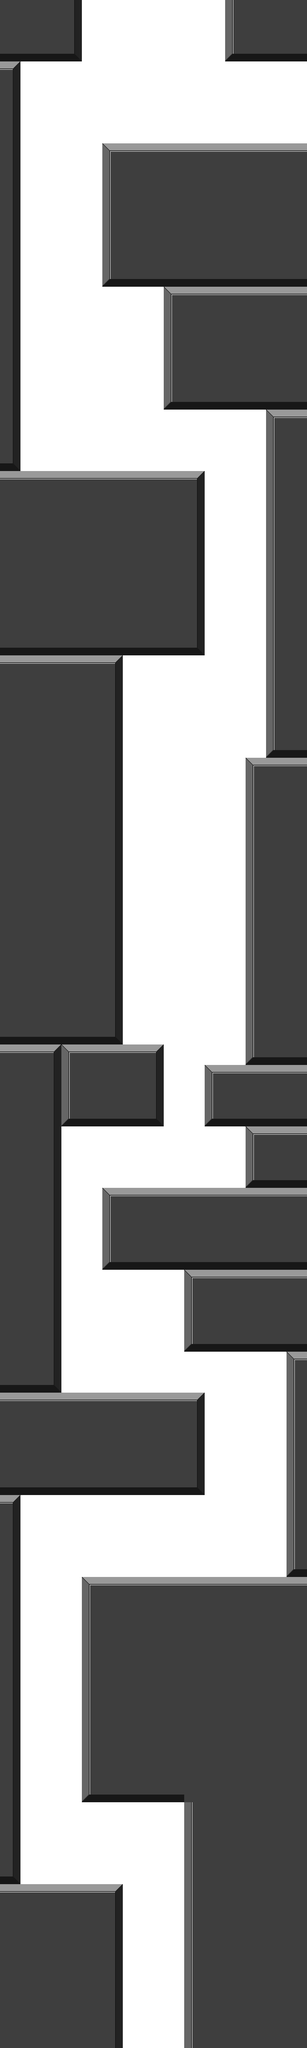

This game map was drawn from its Tiled (.tmx) file and the tilesets committed beside it. A one-line description and the trimmed map source follow:
An orthogonal 15x100 tile map with 64x64 px tiles, 1 tile layer (foreground), 2 tilesets and 22 objects (17x item, 4x enemyStart, playerStart).

<map version="1.0" tiledversion="1.1.4" orientation="orthogonal" renderorder="right-down" width="15" height="100" tilewidth="64" tileheight="64" infinite="0" nextobjectid="27">
 <tileset firstgid="1" name="batch-necessary64" tilewidth="64" tileheight="64" tilecount="900" columns="30">
  <image source="../../assets/batch-necessary64.png" width="1920" height="1920" />
 </tileset>
 <tileset firstgid="901" name="protoblocks64" tilewidth="64" tileheight="64" tilecount="900" columns="30">
  <image source="../../assets/protoblocks64.png" width="1920" height="1920" />
 </tileset>
 <layer name="foreground" width="15" height="100">
  <data>[1500 cells, 1500 non-empty, 10 distinct tile ids]</data>
 </layer>
 <objectgroup name="objectsLayer">
  <object id="3" name="playerStart" type="playerStart" gid="151" x="448" y="6208" width="64" height="64" />
  <object id="4" name="enemyStart" type="enemyStart" gid="212" x="64" y="5888" width="64" height="64">
   <properties>
    <property name="attack" type="int" value="1" />
    <property name="health" type="int" value="2" />
    <property name="speedAdjust" type="int" value="-15" />
    <property name="wakeupDistance" type="int" value="96" />
   </properties>
  </object>
  <object id="5" name="enemyStart" type="enemyStart" gid="212" x="192" y="4352" width="64" height="64">
   <properties>
    <property name="attack" type="int" value="1" />
    <property name="health" type="int" value="2" />
    <property name="speedAdjust" type="int" value="-15" />
    <property name="wakeupDistance" type="int" value="96" />
   </properties>
  </object>
  <object id="6" name="enemyStart" type="enemyStart" gid="212" x="704" y="3328" width="64" height="64">
   <properties>
    <property name="attack" type="int" value="1" />
    <property name="health" type="int" value="2" />
    <property name="speedAdjust" type="int" value="-15" />
    <property name="wakeupDistance" type="int" value="96" />
   </properties>
  </object>
  <object id="7" name="enemyStart" type="enemyStart" gid="212" x="64" y="1472" width="64" height="64">
   <properties>
    <property name="attack" type="int" value="1" />
    <property name="health" type="int" value="2" />
    <property name="speedAdjust" type="int" value="-15" />
    <property name="wakeupDistance" type="int" value="96" />
   </properties>
  </object>
  <object id="9" name="gold" type="item" gid="123" x="320" y="1152" width="64" height="64" />
  <object id="10" name="gold" type="item" gid="123" x="128" y="960" width="64" height="64" />
  <object id="12" name="gold" type="item" gid="123" x="512" y="3072" width="64" height="64" />
  <object id="13" name="gold" type="item" gid="123" x="448" y="2880" width="64" height="64" />
  <object id="14" name="gold" type="item" gid="123" x="384" y="2688" width="64" height="64" />
  <object id="15" name="gold" type="item" gid="123" x="448" y="2496" width="64" height="64" />
  <object id="16" name="gold" type="item" gid="123" x="576" y="2304" width="64" height="64" />
  <object id="17" name="gold" type="item" gid="123" x="704" y="2112" width="64" height="64" />
  <object id="18" name="gold" type="item" gid="123" x="768" y="1728" width="64" height="64" />
  <object id="19" name="gold" type="item" gid="123" x="640" y="1408" width="64" height="64" />
  <object id="20" name="gold" type="item" gid="123" x="192" y="4928" width="64" height="64" />
  <object id="21" name="gold" type="item" gid="123" x="64" y="5248" width="64" height="64" />
  <object id="22" name="gold" type="item" gid="123" x="192" y="5568" width="64" height="64" />
  <object id="23" name="potion" type="item" gid="126" x="704" y="4672" width="64" height="64" />
  <object id="24" name="potion" type="item" gid="126" x="768" y="4672" width="64" height="64" />
  <object id="25" name="potion" type="item" gid="126" x="704" y="2944" width="64" height="64" />
  <object id="26" name="potion" type="item" gid="126" x="640" y="1600" width="64" height="64" />
 </objectgroup>
</map>